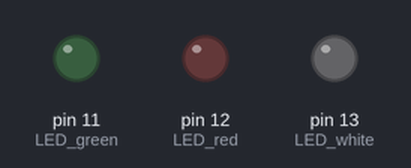
Bench run of a sketch on a simulated Arduino Uno, built with avr-gcc and run on an emulated ATmega328P. On the bench: output pins drawn as LEDs (lit = HIGH).

Above: at 0.6 s.
At 2.25 s:
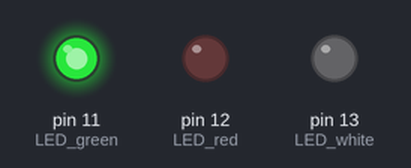
At 4.45 s:
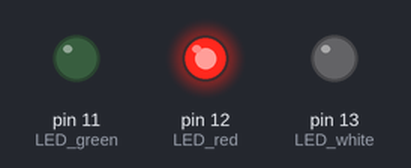
At 6.65 s:
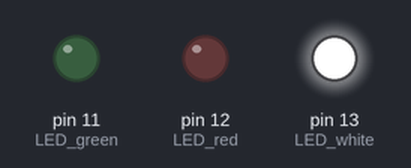
Timing chart, 0 to 7.6 s (numbered marks = the images above):
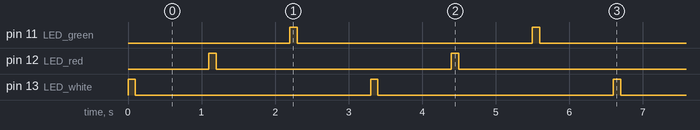

Measured:
- by itself, pin 11 (LED_green), pin 12 (LED_red), pin 13 (LED_white): alternates HIGH for 0.10 s and LOW for 3.2 s
- by itself, everything shown: repeats every 3.3 s, in 6 steps

The sketch:

LED.ino
```cpp
int LED_white = 13;
int LED_red = 12;
int LED_green = 11;

void setup() {
  // put your setup code here, to run once:
  pinMode(LED_white, OUTPUT);
  pinMode(LED_red, OUTPUT);
  pinMode(LED_green, OUTPUT);
}

void loop() {
  // put your main code here, to run repeatedly:
  digitalWrite(LED_white, HIGH);
  delay(100);
  digitalWrite(LED_white, LOW);
  delay(1000);
  digitalWrite(LED_red, HIGH);
  delay(100);
  digitalWrite(LED_red, LOW);
  delay(1000);
  digitalWrite(LED_green, HIGH);
  delay(100);
  digitalWrite(LED_green, LOW);
  delay(1000);
}
```
